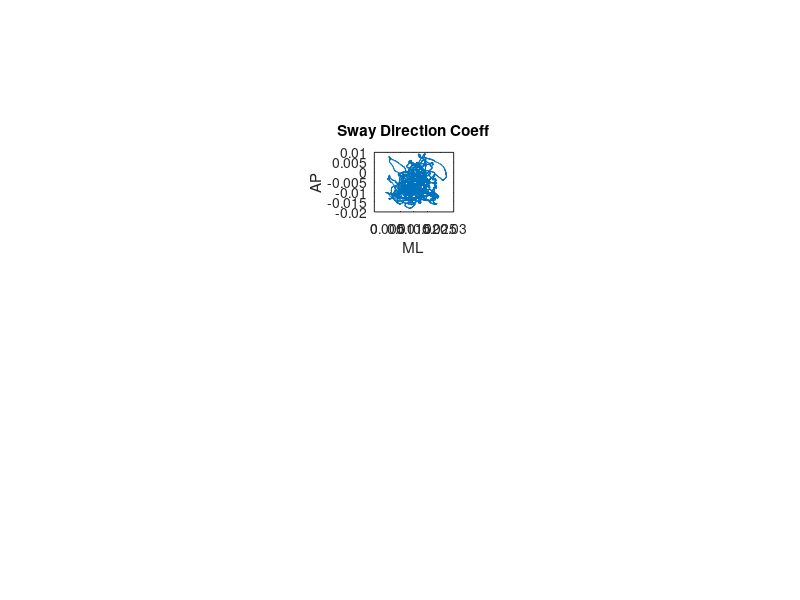

Recreate this plot in MATLAB.
% step 8
load matlab.mat
std_x = std(COPy);
std_y = std(COPy);
corr_coef = corrcoef(COPx, COPy);
r = corr_coef(1, 2);
sway_dir_coeff = (std_y * r - std_x) / (std_y * r + std_x);
subplot(5, 5, 8)
plot(COPx,COPy)
xlabel('ML');
ylabel('AP');
title('Sway Direction Coeff');

